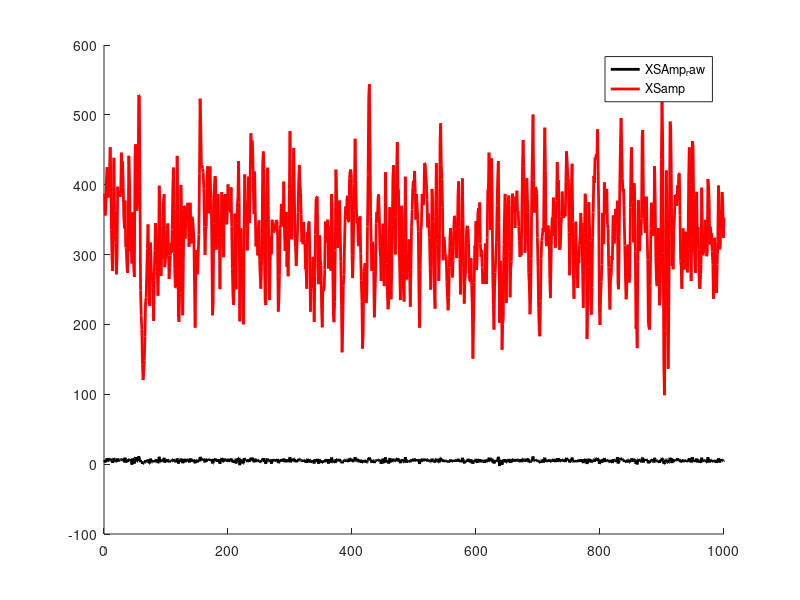

Write the MATLAB code that produced this figure. (Note: this script raises an error after producing the figure.)
% case study of an input signal with
FS = 1000; % sampling frequency of 1000Hz
TR = 10; %Time resolution in ms set to 10ms (work on a case where there is coherence up to 1000/(TR*2) Hz ->50Hz

% generating N random numbers from a normal distribution of mean Mu and
% standard deviation Sigma
N=1000;
Mu = 5;
Sigma = 2;
rng('shuffle')
XSamp_raw = normrnd(Mu, Sigma, N,1);

% filter the regressor so that it gets a time structure (the
% corresponding frequency of a time resolution TR where TR is 2*Tau in the
% convolution or 2*sd, F = 1/(2*Tau*pi) = 1/(TR*pi) with TR in Hz
[z,p,k] = butter(6,(1000/(TR*pi))/(FS/2),'low');
sos_band = zp2sos(z,p,k);
XSamp = filtfilt(sos_band,1,XSamp_raw);

figure(1);clf;  hold on; plot(XSamp_raw, 'k-', 'LineWidth',2);plot(XSamp, 'r-', 'LineWidth',2); legend('XSAmp_raw', 'XSamp')

% let's generate some scale data with the link function being the log instead of
% the inverse function which is the canonical function for a Gamma
% distribution. Pb with inverse fucntion is that it is illdefined for some
% particular values
% let's generate scale data with the gamma function for input of our Gamma
% GLM

B0 = -5;
B1 = 1; %0.2
Shape = 8; % The shape is fixed for all samples, only scale varies
ScaleData = exp(B0 + B1.*XSamp);
% Now add the gamma noise to the scaled data
Ydata = gamrnd(Shape, ScaleData);

figure(2); clf; histogram(Ydata, 'BinWidth',1); xlabel('Ydata: inter event intervals')

% Go from ISI (Ydata) to spike patterns
TimeFirstSpike = 5;
Duration = round(sum(Ydata) + TimeFirstSpike);
SpikePattern = cell(1,1);
SpikePattern{1} = zeros(1,Duration);
SAT = round([Ydata(1); cumsum(Ydata)]+TimeFirstSpike);
SpikePattern{1}(SAT) = 1;
TRFactors = 1:10;
Gamma  = nan(length(TRFactors),2);
SSE_Gaussconv = nan(length(TRFactors),1);
SSE_SSKernel = nan(length(TRFactors),1);
for tt = 1:length(TRFactors) %TR = 100; %window size in ms
    % Now get the time varying rate
    % Gaussian window of 2*std equal to TR (68% of Gaussian centered in TR)
    nStd =Duration/10; % before set as 4
    Tau = TRFactors(tt)*TR/2;
    T_pts = (0:2*nStd*Tau) - nStd*Tau; % centered tpoints around the mean = 0 and take data into account up to nstd away on each side
    Expwav = exp(-0.5*(T_pts).^2./Tau^2)/(Tau*(2*pi)^0.5);
    Expwav = Expwav./sum(Expwav);
    % convolution
    YRate = cell(1,1);
    YRate{1} = conv(SpikePattern{1}, Expwav,'same');
    % Instead of a convolution with a Gaussian use a kernel density estimate of the rate 
    t = 1:Duration;
    [KDE,t,Error]=kde_wrapper(SAT,t,1);
    % Now try a time varying kernel for rate estimation (nearest neighbor?)
    NNKE = zeros(length(SAT),Duration);
    ONNK = TRFactors(tt);% Order of the nearest neighbor kernel
    for ss=1:length(SAT)
        NNKE(ss,SAT(ss))=1;
        if (ss-ONNK)>0 && (ss+ONNK)<length(SAT)
            Tau = abs(SAT(ss)-min(SAT(ss+ONNK), SAT(ss-ONNK)));
        elseif (ss-ONNK)>0
            Tau = abs(SAT(ss)-SAT(ss-ONNK));
        elseif (ss+ONNK)<length(SAT)
            Tau = abs(SAT(ss)-SAT(ss+ONNK));
        else
            warning('ISSUE CANNOT FIND THE %dth nearest spike!!', ONNK);
            keyboard
        end
        Tau = max(Tau,TR/2);
        % construct the Gaussian
        T_pts = (0:2*nStd*Tau) - nStd*Tau; % centered tpoints around the mean = 0 and take data into account up to nstd away on each side
        Expwav = exp(-0.5*(T_pts).^2./Tau^2)/(Tau*(2*pi)^0.5);
        Expwav = Expwav./sum(Expwav);
        NNKE(ss,:) = conv(NNKE(ss,:), Expwav,'same');
    end
    NNKE = sum(NNKE);
    
    % This is the expected rate estimated at every interspike interval
    % (ExpectedRatet = SAT;)
    ExpectedRate = 1./(ScaleData.*Shape);
    LimTime = 1000; % for plotting the spike pattern just take the first 1000 time point (first second)
    figure(3); clf; subplot(4,1,1); hist(SAT(SAT<=LimTime),LimTime); hold on; yyaxis right; plot(SAT(SAT<=LimTime),ExpectedRate(SAT<=LimTime), '-k', 'LineWidth',2)
    subplot(4,1,2); hist(find(SpikePattern{1}(1:LimTime)),LimTime); hold on; yyaxis right; plot(YRate{1}(1:LimTime), '-r', 'LineWidth',2)
    % Correct the time of spikes by the time varying rate to see what is
    % the underlying homogenous Gamma/Poisson process, we should at least
    % retrieve the shape
    [ISIPerStim_Rescaled, ISIvecold, YPatterns_Rescaled]=time_rescaled_ISI(SpikePattern, NNKE);
    figure(3);subplot(4,1,3); hist(find(YPatterns_Rescaled{1}(1:LimTime)),LimTime);
    ExpRate = resample(ExpectedRate, SAT(2:end),1);
    figure(3); subplot(4,1,4);plot(SAT(SAT<=LimTime),ExpectedRate(SAT<=LimTime), '-k', 'LineWidth',2);hold on;plot(ExpRate(1:LimTime), '--k', 'LineWidth',2);hold on; yyaxis left; plot(YRate{1}(1:LimTime), '-r', 'LineWidth',2); hold on; plot(NNKE(1:LimTime), '-b', 'LineWidth',2); legend({'Expected Rate' 'Rescaled Expected Rate' 'calculated Rate Gaussian conv' 'calculated NN kernel'}); ylim([0 0.4])
    
    suplabel(sprintf('SSE Gaussian convolution = %.2f SSE NNKE = %.2f', sum((YRate{1}(1:length(ExpRate))-ExpRate').^2), sum((NNKE(1:length(ExpRate))-ExpRate').^2)),'t')
    SSE_Gaussconv(tt) = sum((YRate{1}(1:length(ExpRate))-ExpRate').^2);
    SSE_SSKernel(tt) = sum((NNKE(1:length(ExpRate))-ExpRate').^2);
    
    FIG = figure(6)
    clf
    subplot(4,1,1)
    scatter(XSamp,ScaleData,  'filled'); ylabel('Scale Data '); xlabel('XSamp')
    subplot(4,1,2)
    scatter(XSamp, Ydata, 'filled'); xlabel('XAmp'); ylabel('Gamma Y Data')
    hold on
    scatter(XSamp, ScaleData, 'filled', 'MarkerFaceColor','r', 'MarkerEdgeColor','r'); 
    hold on
    scatter(XSamp, ScaleData.*Shape, 'filled', 'MarkerFaceColor','k', 'MarkerEdgeColor','k'); legend('Scaled Data + Gamma noise', 'Scaled Data', 'Original Mean')
    
    subplot(4,1,3)
    H=histogram(Ydata, 'BinWidth',1); xlabel('Ydata (ms)');
    % fit the distribution of Ydata with a gamma distribution
    Gam = fitdist(Ydata, 'Gamma'); % This fit assumes a constant shape and scale, not a changing scale
    % fit the distribution of Ydata with an exponential (Poisson process)
    Poi = fitdist(Ydata, 'Exponential');
    % add the 2 fit to the figure
    XISI = H.BinEdges(1):(H.BinEdges(end)-1);
    Xexp = pdf('Exponential',XISI,Poi.mu);
    Xgam = gampdf(XISI, Gam.a, Gam.b);
    subplot(4,1,3);cla
    yyaxis right; plot(XISI, Xexp, '-', 'LineWidth',2, 'Color', [0.929 0.694 0.125]);
    hold on; yyaxis right; plot(XISI, Xgam, '-', 'LineWidth',2);
    hold on; yyaxis left; H=histogram(Ydata, 'BinWidth',1); xlabel('Ydata (ms)');hold off
    legend({'Ydata','Exp fit', 'Gamma fit'})
    title(sprintf('Ydata fit Gamma shape parameter = %.2f Gamma scale parameter = %.2f ', Gam.a,Gam.b))
    
    subplot(4,1,4)
    H=histogram(ISIPerStim_Rescaled{1}, 'BinWidth',1); xlabel('Ydata (ms)');
    % fit the distribution of Ydata with a gamma distribution
    Gam = fitdist(ISIPerStim_Rescaled{1}', 'Gamma'); % This fit assumes a constant shape and scale, not a changing scale
    Gamma(tt,1) = Gam.a;
    Gamma(tt,2) = Gam.b;
    
    % fit the distribution of Ydata with an exponential (Poisson process)
    Poi = fitdist(ISIPerStim_Rescaled{1}', 'Exponential');
    % add the 2 fit to the figure
    XISI = H.BinEdges(1):(H.BinEdges(end)-1);
    Xexp = pdf('Exponential',XISI,Poi.mu);
    Xgam = gampdf(XISI, Gam.a, Gam.b);
    subplot(4,1,4);cla
    yyaxis right; plot(XISI, Xexp, '-', 'LineWidth',2, 'Color', [0.929 0.694 0.125]);
    hold on; yyaxis right; plot(XISI, Xgam, '-', 'LineWidth',2);
    hold on; yyaxis left; H=histogram( ISIPerStim_Rescaled{1}, 'BinWidth',1); xlabel('Ydata rescaled (ms)');hold off
    legend({'Ydata','Exp fit', 'Gamma fit'})
    title(sprintf('Ydata fit Gamma shape parameter = %.2f Gamma scale parameter = %.2f ', Gam.a,Gam.b))
    pause()
end

% Here we see that TR has a strong efect, if the estimation of the rate is
% not correct and influence too much by local noise, then estimation of
% gamma parameters using the scaling method is wrong.
figure()
subplot(2,1,1)
yyaxis left
plot(TRFactors,Gamma(:,1),'b-', 'LineWidth',2)
ylabel('Shape parameter')
xlabel('TRFactors')
yyaxis right
plot(TRFactors,Gamma(:,2),'r-', 'LineWidth',2)
ylabel('Scale parameter')
subplot(2,1,2)
plot(TRFactors, SSE_Gaussconv); hold on; plot(TRFactors, SSE_SSKernel);ylabel('SSE'); xlabel('TR Factors'); legend({'Gaussian convolution' 'SSkernel'})
% THE 4th NEAREST NEIGHBOURG KERNEL ESTIAMTE OF THE RATE SEEMS TO GIVE THE
% BEST VALUES 

% Now let's fit the data with a GLM gamma
[B_GLM,Dev, Stats] = glmfit(XSamp,Ydata,'gamma', 'link', 'log');
GamModel = fitglm(XSamp,Ydata,'linear','Distribution','gamma', 'DispersionFlag', true,'Link', 'log');

 % estimated shape
fprintf(1,'The model estimates a shape of %.1f when it was set as %.1f\n', 1/GamModel.Dispersion, Shape)
fprintf(1, 'The model estimates the intercept to be %.1f when it was set as %.1f\n', GamModel.Coefficients.Estimate(1) - log(1/GamModel.Dispersion), B0)
fprintf(1, 'The model estimates the slope to be %.1f when it was set as %.1f\n', GamModel.Coefficients.Estimate(2), B1)

